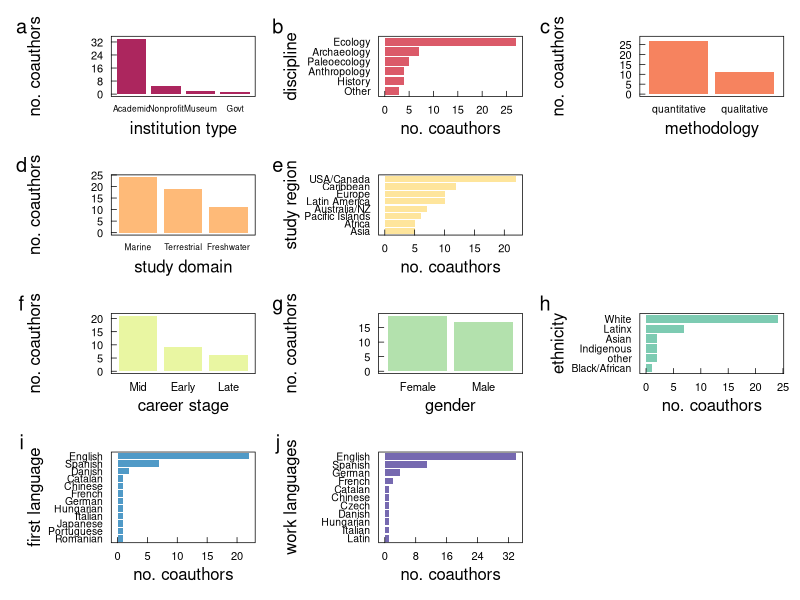

Write the R code that produced this figure.
#### this script is for organizing and creating data visualizations 
#### of data from the project entitled "Global research priorities for historical ecology to inform conservation"
#### known colloquially as HE 20Qs 


library(ggplot2)      # plotting and viz
library(plyr)         # legacy df manipulation
library(dplyr)        # variable grouping and manipulation
library(reshape)      # legacy df manipulation
library(data.table)   # legacy functions on df 
library(tidyr)        # gathering and spreading
library(zoo)          # roll mean
library(ggthemes)     # helpful ggplot themes
library(forcats)
library(scales)
library(RColorBrewer) # pretty colors
library(ggridges)
library(colorspace)
library(patchwork)


# custom ggplot theme
themeKV <- theme_few()+
  theme(strip.background = element_blank(),
        axis.line = element_blank(),
        axis.text.x = element_text(colour = "black", margin = margin(0.2, unit = "cm")),
        axis.text.y = element_text(colour = "black", margin = margin(c(1, 0.2), unit = "cm")),
        axis.ticks.x = element_line(colour = "black", linewidth=.25), 
        axis.ticks.y = element_line(colour = "black", linewidth=.25),
        axis.ticks.length=unit(-0.15, "cm"), 
        element_line(colour = "black", linewidth=.5),
        panel.border = element_rect(colour = "black", fill=NA, linewidth=.5),
        legend.title=element_blank(),
        strip.text=element_text(hjust=0))


#### read in author demographic data, self-identified from a survey form
# setwd("/Users/kylevanhoutan/historical_20Qs/")
demogr <- read.csv('data/author_demogr.csv')
demogrG <- gather(demogr, key="survey", value="response", 2:31) # the number of cols may change
        # reshape from wide to long df
        # may need to change numbers depending on the # of cols
demogrGR <- demogrG[!(demogrG$response == ""), ]  # remove blank entries 
# rename gathered col's that from duplicate names had appended ".x" 
demogrGR$question <- sub("\\..*", "", demogrGR$survey) # truncates field entry after "."
demogrGRS = subset(demogrGR, select = -c(survey)) # remove the col with bad names "survey"

#### begin data viz for plots here

## subset original long DF for survey question 
# for each panel, x = question, y = response
p1sector <- subset(demogrGRS, question == "sector")
# a basic bar plot
p1 <- ggplot(p1sector, aes(x = fct_infreq(response))) + # sort the response most to least 
  themeKV + 
  theme(legend.position = "none",
        axis.ticks.x = element_blank(),
        axis.text.y = element_text(size = 8),
        axis.text.x = element_text(size = 6)) + # names can be too long, let's shrink em
# manually scraping hex codes from 10 category palette 👇
# https://colorbrewer2.org/#type=diverging&scheme=Spectral&n=10
  scale_fill_brewer(palette = "Spectral") +
  geom_bar(fill = "#9e0142", alpha = 0.85, width = 0.85) + # width controls gaps between bars
  scale_y_continuous(breaks = seq(0, 40, by = 8), 
                     ) +
  ylab("no. coauthors") +
  xlab("institution type")
  #coord_flip() # make bars horizontal


# bar plot, but flip due to category name lengths
p2discipline <- subset(demogrGRS, question == "discipline") ## subset original long DF for survey question 
p2 <- ggplot(p2discipline, aes(x = fct_rev(fct_infreq(response)))) + # sort the response most to least 
  themeKV + 
  theme(axis.ticks.y = element_blank(),
        axis.text.x = element_text(size = 8),
        axis.text.y = element_text(size = 7.5)) + # names can be too long, let's shrink em
  geom_bar(fill = "#d53e4f", alpha = 0.85, width = 0.85) + # width controls gaps between bars
  # scale_y_continuous(breaks = seq(0, 40, by = 5)) +
  ylab("no. coauthors") +
  xlab("discipline") + 
  scale_y_continuous(breaks = seq(0, 30, by = 5), 
                     #limits = c(0,28),
  ) +
  coord_flip() # make bars horizontal


#subset for p3 data
p3scholarly_approach <- subset(demogrGRS, question == "scholarly_approach")
# a basic bar plot akin to p1
p3 <- ggplot(p3scholarly_approach, aes(x = fct_infreq(response))) + # sort the response most to least 
  themeKV + 
  theme(axis.ticks.x = element_blank(),
        axis.text.y = element_text(size = 8),
        axis.text.x = element_text(size = 7.5)) + # names can be too long, let's shrink em
  geom_bar(fill = "#f46d43", alpha = 0.85, width = 0.9) + # width controls gaps between bars
  # scale_y_continuous(breaks = seq(0, 40, by = 5)) +
  ylab("no. coauthors") +
  scale_y_continuous(breaks = seq(0, 30, by = 5), 
                     limits = c(0,28),
                     ) +
  xlab("methodology")


# subset, then make bar akin to p1
p4work_system <- subset(demogrGRS, question == "work_system")
p4 <- ggplot(p4work_system, aes(x = fct_infreq(response))) + # sort the response most to least 
  themeKV + 
  theme(axis.ticks.x = element_blank(),
        axis.text.y = element_text(size = 8),
        axis.text.x = element_text(size = 6)) + # names can be too long, let's shrink em
  geom_bar(fill = "#fdae61", alpha = 0.85, width = 0.85) + # width controls gaps between bars
  # scale_y_continuous(breaks = seq(0, 40, by = 5)) +
  ylab("no. coauthors") +
  xlab("study domain")


# subset for p5 data
p5work_region <- subset(demogrGRS, question == "work_region") ## subset original long DF for survey question 
# flipped bar plot akin to p2
p5 <- ggplot(p5work_region, aes(x = fct_rev(fct_infreq(response)))) + # sort the response most to least 
  themeKV + 
  theme(axis.ticks.y = element_blank(),
        axis.text.x = element_text(size = 8),
        axis.text.y = element_text(size = 7.5)) + # names can be too long, let's shrink em
  geom_bar(fill = "#fee08b", alpha = 0.85, width = 0.85) + # width controls gaps between bars
  # scale_y_continuous(breaks = seq(0, 40, by = 5)) +
  ylab("no. coauthors") +
  xlab("study region") + 
  coord_flip() # make bars horizontal


# subset for p6 career stage data
p6career_stage <- subset(demogrGRS, question == "career_stage")
# bar plot akin to p1
p6 <- ggplot(p6career_stage, aes(x = fct_infreq(response))) + # sort the response most to least 
  themeKV + 
  theme(axis.ticks.x = element_blank(),
        axis.text.y = element_text(size = 8),
        axis.text.x = element_text(size = 8)) + # names can be too long, let's shrink em
  geom_bar(fill = "#e6f598", alpha = 0.9, width = 0.85) + # width controls gaps between bars
  # scale_y_continuous(breaks = seq(0, 40, by = 5)) +
  ylab("no. coauthors") +
  xlab("career stage")


# subset for p7 gender data
p7gender <- subset(demogrGRS, question == "gender")
# bar plot akin to p1
p7 <- ggplot(p7gender, aes(x = fct_infreq(response))) + # sort the response most to least 
  themeKV + 
  theme(axis.ticks.x = element_blank(),
        axis.text.y = element_text(size = 8),
        axis.text.x = element_text(size = 8)) + # names can be too long, let's shrink em
  geom_bar(fill = "#abdda4", alpha = 0.9, width = 0.9) + # width controls gaps between bars
  # scale_y_continuous(breaks = seq(0, 40, by = 5)) +
  ylab("no. coauthors") +
  xlab("gender")


# subset for p8 ethnicity data
p8ethnicity <- subset(demogrGRS, question == "ethnicity")
# flipped bar plot akin to p2
p8 <- ggplot(p8ethnicity, aes(x = fct_rev(fct_infreq(response)))) + # sort the response most to least 
  themeKV + 
  theme(axis.ticks.y = element_blank(),
        axis.text.x = element_text(size = 8),
        axis.text.y = element_text(size = 7.5)) + # names can be too long, let's shrink em
  geom_bar(fill = "#66c2a5", alpha = 0.85, width = 0.85) + # width controls gaps between bars
  # scale_y_continuous(breaks = seq(0, 40, by = 5)) +
  ylab("no. coauthors") +
  xlab("ethnicity") + 
  coord_flip() # make bars horizontal


# subset for p9 first language learned data
p9first_language <- subset(demogrGRS, question == "first_language")
# flipped bar plot akin to p2
p9 <- ggplot(p9first_language, aes(x = fct_rev(fct_infreq(response)))) + # sort the response most to least 
  themeKV + 
  theme(axis.ticks.y = element_blank(),
        axis.text.x = element_text(size = 8),
        axis.text.y = element_text(size = 7.5)) + # names can be too long, let's shrink em
  geom_bar(fill = "#3288bd", alpha = 0.85, width = 0.85) + # width controls gaps between bars
  # scale_y_continuous(breaks = seq(0, 40, by = 5)) +
  ylab("no. coauthors") +
  xlab("first language") + 
  coord_flip() # make bars horizontal



# subset for p10 professional languages used data
p10professional_language <- subset(demogrGRS, question == "professional_language")
# flipped bar plot akin to p2
p10 <- ggplot(p10professional_language, aes(x = fct_rev(fct_infreq(response)))) + # sort the response most to least 
  themeKV + 
  theme(axis.ticks.y = element_blank(),
        axis.text.x = element_text(size = 8),
        axis.text.y = element_text(size = 7.5)) + # names can be too long, let's shrink em
  geom_bar(fill = "#5e4fa2", alpha = 0.85, width = 0.85) + # width controls gaps between bars
  ylab("no. coauthors") +
  xlab("work languages") + 
  scale_y_continuous(breaks = seq(0, 40, by = 8)) +
  coord_flip() # make bars horizontal

# invoke patchwork to call and layout the above panels
# force layout given the vertical dimension needed for language plots
# below layout considers the following row themes:
# r1 = academic
# r2 = geography
# r3 = demographic
# r4 = language


layout <- "
AABBCC
AABBCC
DDEE##
DDEE##
FFGGHH
FFGGHH
IIJJ##
IIJJ##
IIJJ##"
p1 + p2 + p3 + p4 + p5 + p6 + p7 + p8 + p9 + p10 +
  plot_layout(design = layout) +
  plot_annotation(tag_levels = 'a') # add panel labels a, b, c... etc
